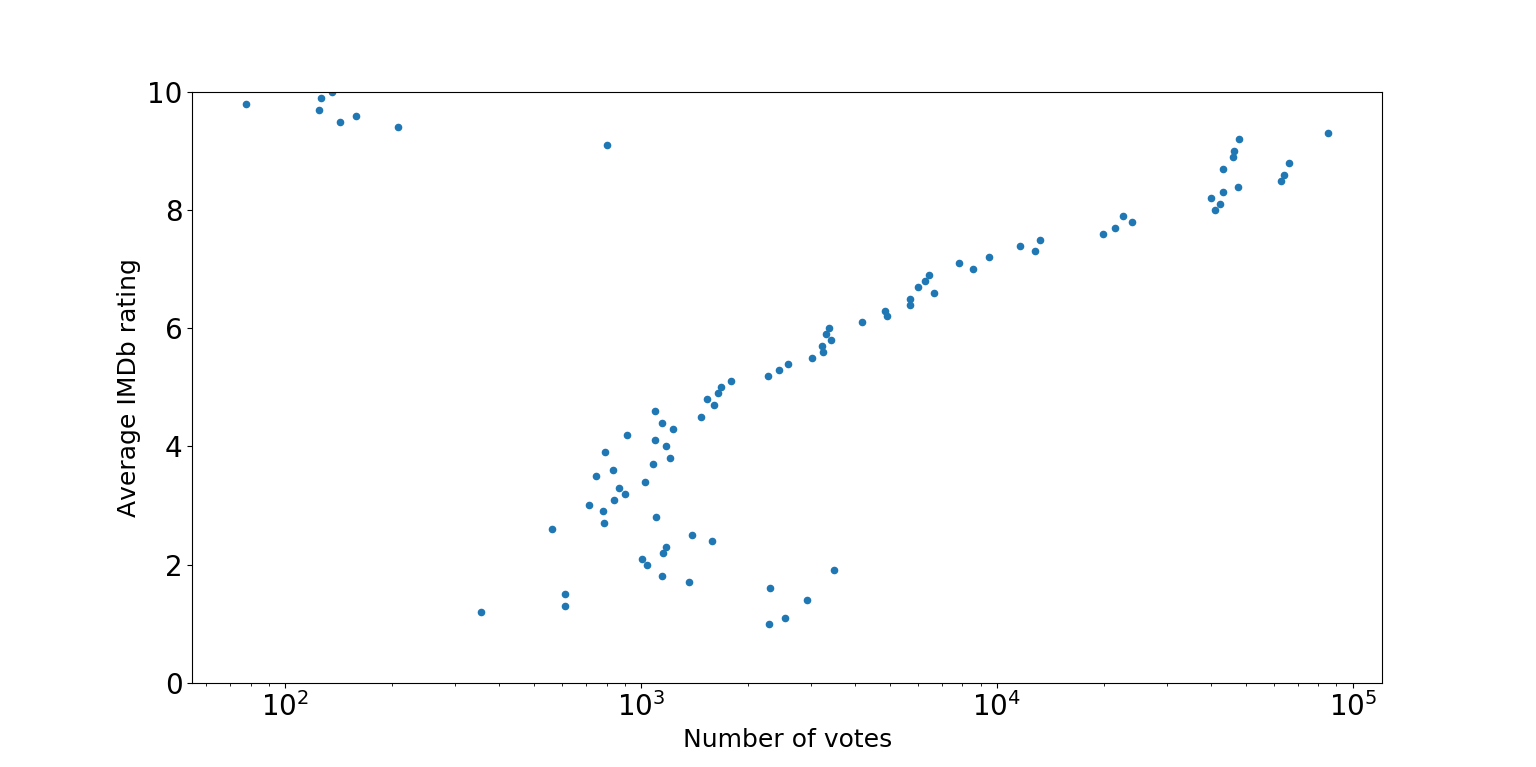

Generate this figure with Python:
import pandas as pd
import matplotlib.pyplot as plt

# set font and plot size to be larger by default
plt.rcParams.update({'font.size': 20, 'figure.figsize': (10, 8)})

titleBasics = pd.read_csv('title-basics.tsv', sep='\t', usecols= ['tconst', 'titleType']) 
titleRatings = pd.read_csv('title-ratings.tsv', sep='\t', usecols= ['tconst', 'averageRating', 'numVotes']) 

# merge the titles and ratings on the unique identifier of the title
df = pd.merge(titleBasics, titleRatings, on=['tconst'])

# sort out to data set to only include movies
df = df[df['titleType'] == 'movie']

# convert to numeric
df[['numVotes', 'averageRating']] = df[['numVotes', 'averageRating']].apply(pd.to_numeric)

# only use movies with more than 50 votes
df = df[df['numVotes'] > 50]

# group the data by runtime 
df = df.groupby(['averageRating'], as_index=False).mean()

# plot the data
df.plot(kind='scatter', x='numVotes', y='averageRating')
plt.ylim([0,10])
plt.xscale('log')
plt.xlabel('Number of votes', fontsize=18)
plt.ylabel('Average IMDb rating', fontsize=18)
plt.show()
